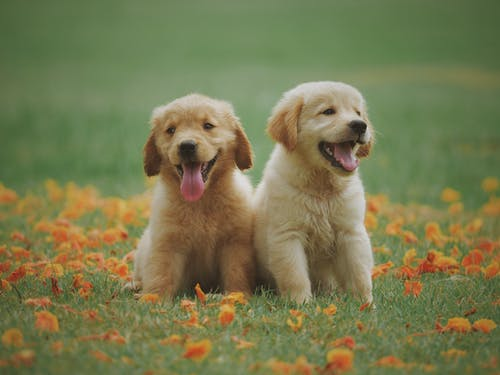
#> input picture Sample.jpg, 500 x 375 px
$ jupyter execute 'TWSecret Sharing And Visual crypto.ipynb'   (shell and % lines are left out)
#> lines starting #> are read from the running program, lines starting #| are printed output that depends on the picture
[cell 1]
import random as rn
import numpy as np
import cv2
import matplotlib.pyplot as plt

# Share Generation

# Generation Of coefficients: [A0,A1,...At-1]

    (A1,A2,..,At-1) randomly from Zp
     A0 is appended at the front where A0 is the message

[cell 2]
def GenCoeff(message,t,p_val=251):   # p_val : prime number for Zp_val
#> called with message = 1, t = 4, p_val = 5
    coeff = []
    coeff.append(message)     # Ao value (the secret)
    for i in range((t-1)):
        coeff.append(rn.randint(0,p_val) % p_val)  # A1 to At-1 : random value from Zp_val
    return coeff

[cell 3]
GenCoeff(1,4,p_val=5)  # degree (t-1) : 4-1 = 3 ; A0 = 97 ; A1 for (x) = random , A2 for (x^2) = random , A3 for (X^3) = random

# Polynomial Evaluation

[cell 4]
def GenPoly(x, coeff,p_val=251):
#> called with x = 1, p_val = 5
    f_x = 0
    for index, value in enumerate(coeff):
        f_x += x ** index * value
    return (f_x % p_val)

[cell 5]
coeff = [2,2,3]                # the coeff list must contain the secret
f_x1 = GenPoly(1,coeff,5)      # (1*  1^0 + 2*  1^1 + 3*  1^2) mod 5 = (1 + 2 + 3)  mod 5 = 6  mod 5 = 1
f_x2 = GenPoly(2,coeff,5)      # (1*  2^0 + 2*  2^1 + 3*  2^2) mod 5 = (1 + 4 + 12) mod 5 = 17 mod 5 = 2
f_x3 = GenPoly(3,coeff,5)      # (1*  3^0 + 2*  3^1 + 3*  3^2) mod 5 = (1 + 6 + 27) mod 5 = 34 mod 5 = 4
f_x4 = GenPoly(4,coeff,5)      # (1*  4^0 + 2*  4^1 + 3*  4^2) mod 5 = (1 + 8 + 48) mod 5 = 57 mod 5 = 2
print(f_x1,f_x2,f_x3,f_x4)

# Share Generation Algorithm

[cell 6]
def ShareGen(t,w,message,p_val=251):
#> called with t = 3, w = 5, message = 3, p_val = 5
    c = GenCoeff(message, t , p_val)
    #print(c)
    Shares = []

    for x in range(1, w+1):
        f_x = GenPoly(x, c, p_val)
        Shares.append((x,f_x))

    return Shares

[cell 7]
Shares = ShareGen(t=3,w=5,message=3,p_val=5)
Shares

# Explanation of the ShareGen results above

       example scenario:

       coefficeints = [message(A0) , A1 , A2] : [3, 0, 4]
       t = 3 ; so degree = t-1 = 2 ; w = 4 so 4 shares ; p = 5

       f(x) = (A0* x^0 + A1* x^1 + A2 * x^2) mod p

       Share1 = f(1) : (3*  1^0 + 0*  1^1 + 4*  1^2) mod 5 = (3 + 0 + 4)  mod 5 = 7  mod 5 = 2
       Share2 = f(2) : (3*  2^0 + 0*  2^1 + 4*  2^2) mod 5 = (3 + 0 + 16) mod 5 = 19 mod 5 = 4
       Share3 = f(3) : (3*  3^0 + 0*  3^1 + 4*  3^2) mod 5 = (3 + 0 + 36) mod 5 = 39 mod 5 = 4
       Share4 = f(4) : (3*  4^0 + 0*  4^1 + 4*  4^2) mod 5 = (3 + 0 + 64) mod 5 = 67 mod 5 = 2

# Reconstrution Algorithm

        f(x) = (A0* x^0 + A1* x^1 + A2 * x^2) mod p

        Share1 = f(1) : (3*  1^0 + 0*  1^1 + 4*  1^2) mod 5 = (3 + 0 + 4)  mod 5 = 7  mod 5 = 2
        Share2 = f(2) : (3*  2^0 + 0*  2^1 + 4*  2^2) mod 5 = (3 + 0 + 16) mod 5 = 19 mod 5 = 4
        Share3 = f(3) : (3*  3^0 + 0*  3^1 + 4*  3^2) mod 5 = (3 + 0 + 36) mod 5 = 39 mod 5 = 4
        Share4 = f(4) : (3*  4^0 + 0*  4^1 + 4*  4^2) mod 5 = (3 + 0 + 64) mod 5 = 67 mod 5 = 2

            this can be re written as :
                f(1) = 2 = [[A0]       [[1^0 1^1 1^2]
                f(2) = 4 =  [A1]  *     [2^0 2^1 2^2]    mod P
                f(3) = 4 =  [A2]]       [3^0 3^1 3^2]]

                 The above system of equations can be written as :

                                                                 [[1^0 1^1 1^2]
                 [ A0  A1  A2 ] = [f(1) f(2) f(3)]  *  inverse(   [2^0 2^1 2^2] mod P ) . Transpose
                                                                  [3^0 3^1 3^2]]

                 Our Goal is to find [ A0  A1  A2 ] ; where A0 is our original message/secret

               [[1^0 1^1 1^2]
                [2^0 2^1 2^2]   : this is called a Vandermonde matrix and for such matrix |A| != 0 always
                [3^0 3^1 3^2]]    hence inverse of such matrix always exists.

            we need to find modular inverse of matrix hence we need a mod inverse function(with respect to Zp) ,
            which uses the concept of the eucledian algorithm to find the gcd


# Rough Work

# Trying to create a Vandermonde matrix

[cell 8]
w = 4
t = 3

x = list(range(1,w+1))
print(x)

[cell 9]
vanMat = np.vander(x,t,increasing=True)
vanMat

[cell 10]
s = [(1, 2), (2, 3), (3, 0)]  # message = 3

if len(s) < t :
    print("Insufficients Shares provided...\nCannot Generate Original Message")

else:
    X = []
    f_x = []
    for i in s:
        X.append(i[0])
        f_x.append(i[1])

    print(X,f_x)

[cell 11]
vanMat = np.vander(X,t,increasing=True)
vanMat = vanMat % 5
vanMat

# Eucledian GCD and modular Inverse Function

[cell 12]
def egcd(a, b):
    if a == 0:
        return (b, 0, 1)
    g, y, x = egcd(b%a,a)
    return (g, x - (b//a) * y, y)

[cell 13]
def modinv(a, m):
    g, x, y = egcd(a, m)
    if g != 1:
        raise Exception('No modular inverse')
    return x%m

# Function to find the inverse of a matrix modulo n

[cell 14]
def inversematrix(matrix, q):
#> called with matrix = array of shape (3, 3), q = 5
    n = len(matrix)
    A = np.matrix([[ matrix[j, i] for i in range(0,n)] for j in range(0, n)],dtype=int)
    #print(A)
    Ainv = np.identity(n,dtype=int)
    for i in range(0, n):
        factor = modinv(A[i,i], q)
        A[i] = (A[i] * factor) % q
        Ainv[i] = (Ainv[i] * factor) % q
        for j in range(0, n):
            if (i != j):
                factor = A[j, i]
                A[j] = (A[j] - factor * A[i]) % q
                Ainv[j] = (Ainv[j] - factor * Ainv[i]) % q
    return Ainv

[cell 15]
vanMatInv = inversematrix(vanMat,5)
vanMatInv

[cell 16]
co_eff = np.matmul(f_x,vanMatInv.T)
print(co_eff)
co_eff % 5

# Reconstruction Algorithm

[cell 17]
# Shares : list of tupples , each tupple correspponds to a share
# t : minimum number of shares required to reconstrcut the origianl message
# p_val : a prime number = max(w,message) for Zp , from which the coefficients are randomly selected

def ReconstructSecret(Shares , t , P_val=251):

    if len(Shares) < t :
        print("Insufficients Shares provided...\nCannot Generate Original Message\nExiting Reconstruction...")
        return

    X = []
    f_x = []
    c=1
    for i in Shares:
        X.append(i[0])
        f_x.append(i[1])
        c+=1
        if c>t:
            break


    vanMat = np.vander(X,t,increasing=True)
    vanMat = vanMat % P_val
    #print(vanMat)
    vanMatInv = inversematrix(vanMat,P_val)
    #print(vanMatInv)
    co_eff = np.matmul(f_x,vanMatInv.T)
    co_eff = co_eff % P_val

    return co_eff[0]

# (T,W) Secret Sharing Scheme :

[cell 18]
def fexp(x,e,m): #x^e % m

    X = x
    E = e
    Y = 1
    while E > 0:
        if E % 2 == 0:
            X = (X * X) % m
            E = E/2
        else:
            Y = (X * Y) % m
            E = E - 1
    return Y

[cell 19]
def primeorNot(n):
     #trival cases
    if n == 1 or n == 4:
        return False
    elif n == 2 or n == 3:
        return True
    else:
        for i in range(3):

            # Pick a random number
            # in [2..n-2]
            # Above corner cases make
            # sure that n > 4
            a = rn.randint(2, n - 2)

            # Fermat's little theorem
            if fexp(a, n - 1, n) != 1:
                return False

    return True

[cell 20]
def nextPrime(n):
    if n< 0:
        prime = None
        print("\nPlease enter a number greater than 0...")
        return prime

    if n == 1 or n == 0:
        return 2

    prime = n

    while(1):
        prime = prime + 1
        if(primeorNot(prime) == True):
            break

    return prime

[cell 21]
def accept():
    m = int(input("Enter Your Message :"))
#> the answer given: 3
    w = int(input("Enter total number of shares needed to be generated :"))
#> the answer given: 3
    t = int(input("Enter minimum number of shares required to unlock secret :"))
#> the answer given: 3

    p = max(w,m)
    p = nextPrime(p)

    return m,t,w,p

# (t,w) Secret sharing demo :

[cell 22]
message , t , w , P_val = accept()

[cell 23]
print("Secret : {}\nMinimum Shares to unlock(t) : {}\nTotal Shares(w) : {}\np_val for Zp : {}".format(message , t , w , P_val))

[cell 24]
Shares = ShareGen(t=t,w=w,message=message,p_val=P_val)
print("\nGenerting Shares...\n{}\nShares Generated...".format(Shares))

[cell 25]
ip_share = [(1, 373), (3, 328), (4, 999), (5, 821),(7, 549)]
Reconstructed_Secret = ReconstructSecret(ip_share,t,P_val)
print("Reconstrcuted Secret :\t",Reconstructed_Secret)

# Image enryption using secret Sharing Scheme:

# Image Encryption Algorithm:

[cell 26]
def acceptImg():
    img = input("\nEnter Image path :")
#> the answer given: Sample.jpg
    w = int(input("\nEnter total number of shares needed to be generated :"))
#> the answer given: 3
    t = int(input("\nEnter minimum number of shares required to unlock Image :"))
#> the answer given: 3

    return img,w,t

[cell 27]
def ImageEncrypt():
    image , w,t = acceptImg()
    img = cv2.imread(image, 0)
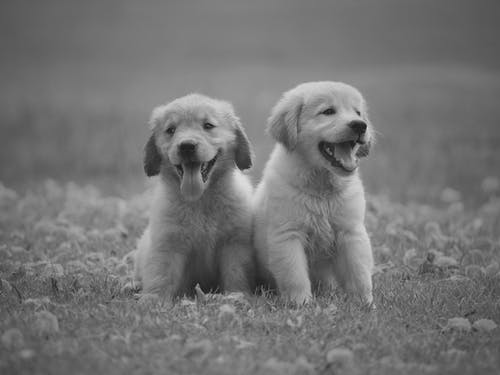
#> img: shape (375, 500); min 16, max 221, mean 116.3
    img = cv2.resize(img,(160,160))
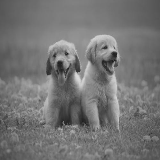
#> img: shape (160, 160); min 29, max 219, mean 116.2

    print("\nDisplaying original Image :")
    plt.figure()
    plt.imshow(img,cmap='gray')
    plt.show()

    img_arr = img.flatten()
    for index,pix in enumerate(img_arr):
        if pix>250:
            img_arr[index] = 250
#> this loop made 25600 passes
#> pix on passes 1 to 3: 84, 85, 86

    share_dict ={}
    for i in range(1,w+1):
        share_dict[i]=[]

    for index,value in enumerate(img_arr):
        Shares = ShareGen(t,w,value)
        for indx,val in enumerate(Shares):
            share_dict[indx+1].append(val[1])
#> this loop made 25600 passes
#> (value, c in ShareGen, Shares) on passes 1 to 3: (84, [84, 149, 228], [(1, 210), (2, 39), (3, 73)]), (85, [85, 232, 55], [(1, 121), (2, 16), (3, 21)]), (86, [86, 129, 35], [(1, 250), (2, 233), (3, 35)])

    print("\nGenerating Shares...")
    for key,val in share_dict.items():
        shareimg = np.array(val,dtype=int)
        shareimg1 = shareimg.reshape(160,160)
        cv2.imwrite('Share_{}.jpg'.format(key),shareimg1)
        print('\nShare_{}.jpg'.format(key))
        plt.figure()
        plt.imshow(shareimg1,cmap='gray')
        plt.show()
        print("\nShare : {} saved as Share_{}.jpg in current working directory".format(key,key))
#> this loop made 3 passes
#> pass 1, in ImageEncrypt, `cv2.imwrite('Share_{}.jpg'.format(key),shareimg1)`:
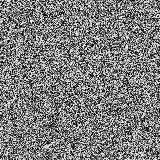
#> saved as Share_1.jpg: shape (160, 160); min 0, max 250, mean 124.4
#> pass 1, in ImageEncrypt, `plt.show()`:
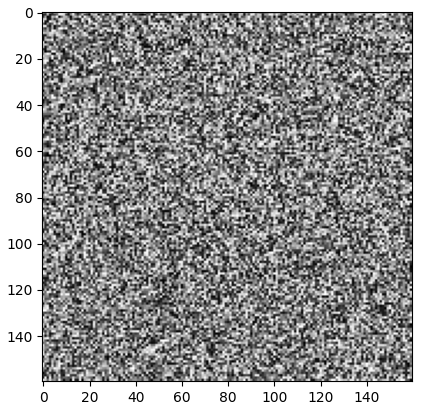
#> figure drawn by matplotlib, 1 panel
#> pass 2, in ImageEncrypt, `cv2.imwrite('Share_{}.jpg'.format(key),shareimg1)`:
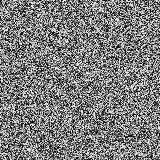
#> saved as Share_2.jpg: shape (160, 160); min 0, max 250, mean 124.8
#> pass 2, in ImageEncrypt, `plt.show()`:
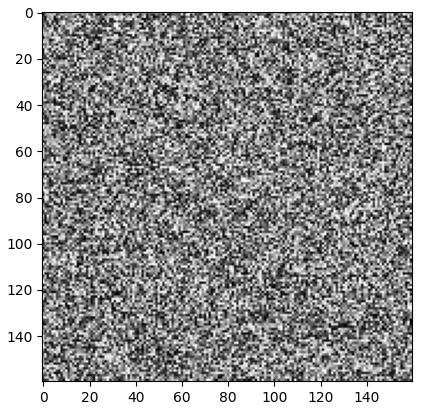
#> figure drawn by matplotlib, 1 panel

# Image Reconstruction Algorithm:

[cell 28]
def ReconstructImage(Imgshares,t):
#> called with t = 2
    img_ar = []
    for i in Imgshares:
        temp = cv2.imread(i, 0)
#> temp: shape (160, 160); min 0, max 255, mean 124.8
        temp1 = temp.flatten()
        img_ar.append(temp1)

    img_ar = np.array(img_ar,dtype=int)
    img_ar = img_ar.T
#> img_ar = 25600 pairs, first value 0 to 255, second value 0 to 255

    Recons = []
    c=0
    for i in img_ar:
        S=[]
        for index,val in enumerate(i):
            x = Imgshares[index]
            x = x.split('.')[0]
            x = x.split('_')[1]
            S.append((int(x),val))
            #print((int(x),val))
#         print(S)
#         print("Done")
        original = ReconstructSecret(S,t)
        if original == None:
            return
        Recons.append(original)
        c+=1
#> this loop made 25600 passes
#> i on passes 19 to 21: [101, 174], [189, 222], [118, 113]
    print(c)
#| 25600
    Recons = np.array(Recons,dtype=int)
    Recons = Recons.reshape(160,160)
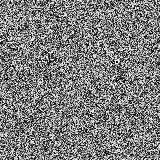
#> Recons: shape (160, 160) int64; min 0, max 250, mean 125.1
    print("Unlocking Image\nDisplaying Unlocked Image...")
    plt.imshow(Recons,cmap='gray')
    cv2.imwrite('ReconsImg.jpg',Recons)
    print("\nImage saved in current working director as ReconsImg.jpg...")
